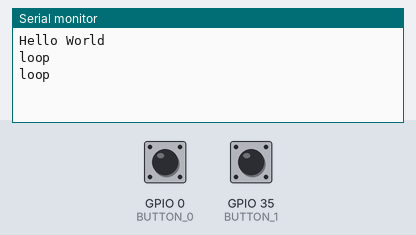
Simulated run of this program. Board: ESP32. Parts: the last lines printed to the serial monitor. Inputs (shaded band) come from the test bench; at power-on: GPIO 0 (BUTTON_0) HIGH, GPIO 35 (BUTTON_1) HIGH.

Above: at 3.2 s.
3.3 s: GPIO 0 (BUTTON_0) pulled LOW for 1.2 s
At 4.7 s:
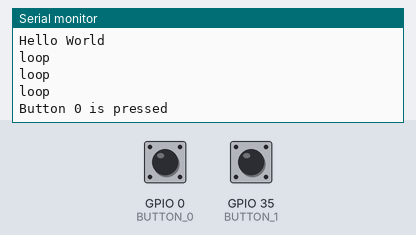
6.0 s: GPIO 35 (BUTTON_1) pulled LOW for 1.2 s
At 6.8 s:
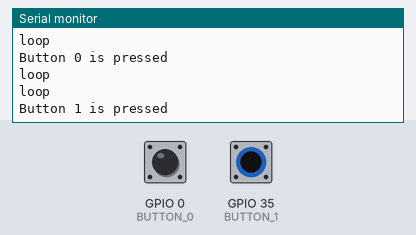

The program:

main.cpp
```cpp
// IoT workshop
// Written and presented by Andrew from Raw Matter

#include <Arduino.h>

// Define simple names for the hardware buttons
// 1 - Easier to remember
// 2 - If we change the connection in the future we only need to make one change in the code
const char BUTTON_0 = 0;
const char BUTTON_1 = 35;

// Code in 'setup()' is run once when the microcontroller is powered up
// This is where configuration and initialisation of the hardware is typically performed

void setup() {
    // Enable the default serial port and set the baud rate to 115,200 bps
    Serial.begin(115200);

    // Configure the IO pins as inputs
    // Inputs cannot "float" they need an anchor
    // This is in the form of a pull up resistor built into the chip that we can enable
    pinMode(BUTTON_0, INPUT_PULLUP);
    pinMode(BUTTON_1, INPUT_PULLUP);

    // Inputs cannot "float" they need an anchor
    // This is in the form of a pull up resistor built into the chip that we can enable

    // Push text to the serial port, probably still the most common debugging technique
    Serial.println("Hello World");

    // Burn clock cycles and do nothing for 2 seconds
    sleep(2);
}

// Code in 'loop()' runs forver.... (ideally)
// With a lack of service managers, cron, task schedulers or other OS features
// An endless loop keeps the controller functioning
void loop() {
  Serial.println("loop");

  // read the digital input BUTTON_0
  if(digitalRead(BUTTON_0) == false){
    // What is with the inverted logic?
    // Because we have PULLUP resistors enable and the buttons are a type called 'Normally Open'.
    // This means when the button is not pressed the weak pull up resistor supplys 3.3v to the input, a logic 1.
    // When we press the button, it connects the pin directly to ground/0v and we get a logic 0
    // So the logic in our code is reversed, this is not uncommon for microcontrollers. It is often easier to design
    //   a circuit layout that connects buttons to ground instead of 3.3v when pressed thanks to 'ground planes'

    Serial.println("Button 0 is pressed");
  }

  // read the digital input BUTTON_1
  if (digitalRead(BUTTON_1) == false){
      Serial.println("Button 1 is pressed");
  }

  sleep(1);
}
```

Measured:
- after the input at 3.3 s, the serial monitor: prints a new line after 0.70 s (image 1)
- after the input at 6.0 s, the serial monitor: prints a new line at once (image 2)
